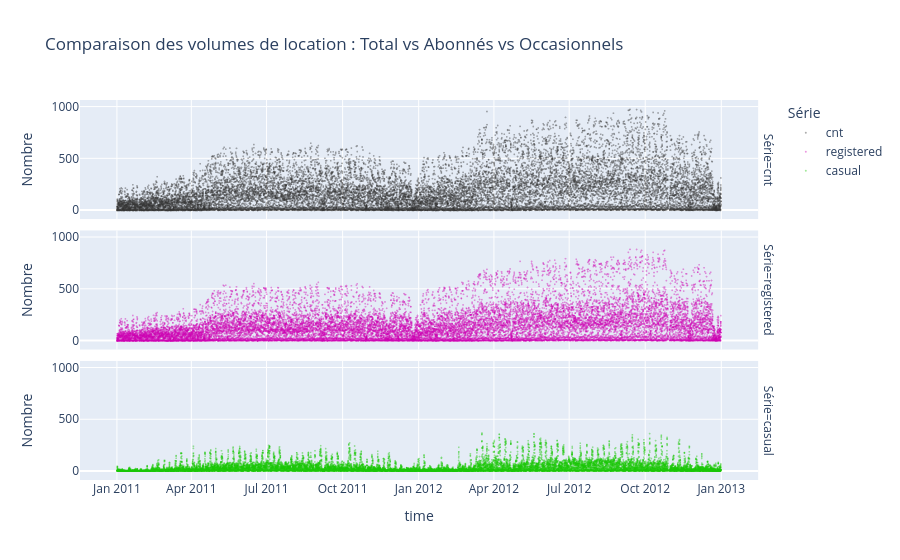

The code cell stored with this chart in its notebook:
### Code cell
# Qu'est ce qui différencie les 3 séries (cnt, registered, casual) ?
cols = ['cnt', 'registered', 'casual']
df_long = df[cols].reset_index().melt(id_vars='time', var_name='Série', value_name='Nombre')
couleurs = {
    "cnt": "#333333",        # Gris foncé / Noir pour le total
    "registered": "#CC00B1", # Vert pour les abonnés (stabilité)
    "casual": "#19C606"      # Rouge/Orange pour les occasionnels (volatilité)
}
# Création du subplot
fig = px.scatter(
    df_long, 
    x='time', 
    y='Nombre', 
    facet_row='Série',  
    color='Série', 
    color_discrete_map=couleurs,
    opacity=0.4,  
    title="Comparaison des volumes de location : Total vs Abonnés vs Occasionnels"
)
fig.update_traces(marker=dict(size=2)) # Taille des points 
fig.update_yaxes()  #  matches=None pour des échelles indépendantes

fig.show()

### Figure 1 — Plotly figure (JSON) as saved in the notebook; plotly's stock layout.template omitted (floating-point values rounded to 4 significant figures; data arrays with more than 128 entries replaced by an {"elided": "..."} marker saying what was removed)
{"data": [{"hovertemplate": "Série=cnt<br>time=%{x}<br>Nombre=%{y}<extra></extra>", "legendgroup": "cnt", "marker": {"color": "#333333", "opacity": 0.4, "size": 2, "symbol": "circle"}, "mode": "markers", "name": "cnt", "showlegend": true, "type": "scattergl", "x": {"elided": "17379 str values"}, "xaxis": "x3", "y": {"elided": "17379 int values"}, "yaxis": "y3"}, {"hovertemplate": "Série=registered<br>time=%{x}<br>Nombre=%{y}<extra></extra>", "legendgroup": "registered", "marker": {"color": "#CC00B1", "opacity": 0.4, "size": 2, "symbol": "circle"}, "mode": "markers", "name": "registered", "showlegend": true, "type": "scattergl", "x": {"elided": "17379 str values"}, "xaxis": "x2", "y": {"elided": "17379 int values"}, "yaxis": "y2"}, {"hovertemplate": "Série=casual<br>time=%{x}<br>Nombre=%{y}<extra></extra>", "legendgroup": "casual", "marker": {"color": "#19C606", "opacity": 0.4, "size": 2, "symbol": "circle"}, "mode": "markers", "name": "casual", "showlegend": true, "type": "scattergl", "x": {"elided": "17379 str values"}, "xaxis": "x", "y": {"elided": "17379 int values"}, "yaxis": "y"}], "layout": {"annotations": [{"font": {}, "showarrow": false, "text": "Série=casual", "textangle": 90, "x": 0.98, "xanchor": "left", "xref": "paper", "y": 0.1567, "yanchor": "middle", "yref": "paper"}, {"font": {}, "showarrow": false, "text": "Série=registered", "textangle": 90, "x": 0.98, "xanchor": "left", "xref": "paper", "y": 0.5, "yanchor": "middle", "yref": "paper"}, {"font": {}, "showarrow": false, "text": "Série=cnt", "textangle": 90, "x": 0.98, "xanchor": "left", "xref": "paper", "y": 0.8433, "yanchor": "middle", "yref": "paper"}], "legend": {"title": {"text": "Série"}, "tracegroupgap": 0}, "title": {"text": "Comparaison des volumes de location : Total vs Abonnés vs Occasionnels"}, "xaxis": {"anchor": "y", "domain": [0, 0.98], "title": {"text": "time"}}, "xaxis2": {"anchor": "y2", "domain": [0, 0.98], "matches": "x", "showticklabels": false}, "xaxis3": {"anchor": "y3", "domain": [0, 0.98], "matches": "x", "showticklabels": false}, "yaxis": {"anchor": "x", "domain": [0, 0.3133], "title": {"text": "Nombre"}}, "yaxis2": {"anchor": "x2", "domain": [0.3433, 0.6567], "matches": "y", "title": {"text": "Nombre"}}, "yaxis3": {"anchor": "x3", "domain": [0.6867, 1.0], "matches": "y", "title": {"text": "Nombre"}}}}
